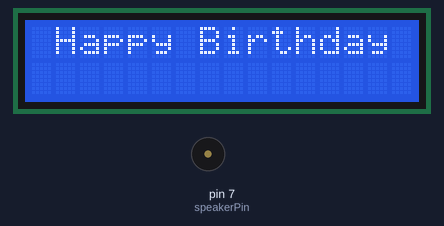
A sketch run on a simulated Arduino Uno, built with avr-gcc and run on an emulated ATmega328P. On the bench: 16×2 character LCD, buzzer (waves = sounding). The local clock reads 2024-03-15 10:24:30 at power-on unless the sketch sets it.

Above: at 2.9 s.
At 6.35 s:
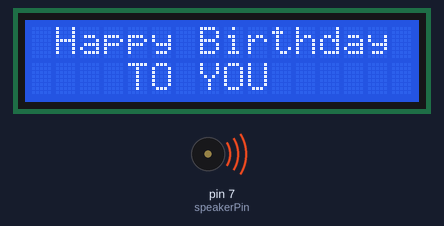
At 19.3 s:
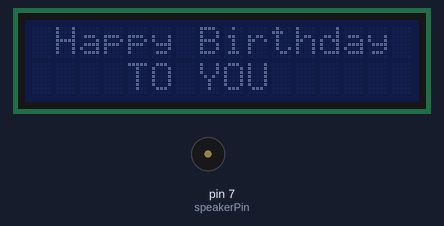
At 38.8 s:
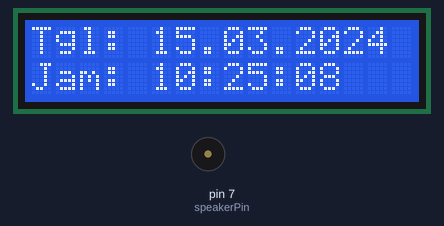
Timing chart, 0 to 40.0 s (numbered marks = the images above):
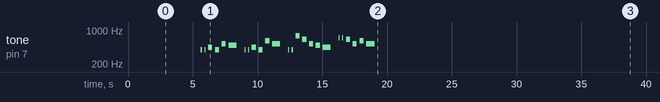

The sketch:

Hadiah_wisuda.ino
```cpp
#include <Wire.h>
#include <LiquidCrystal_I2C.h> // Unduh library LiquidCrystal I2C oleh Frank de Brabander di LIBRARY MANAGER
#include <DS3231.h> // Unduh zip library DS3231

LiquidCrystal_I2C lcd(0x27, 16, 2);  // Atur alamat I2C di antara 0x27 atau 0x3F (hanya salah satu)
DS3231 rtc(SDA, SCL); // Inisialisasi penggunaan I2C untuk DS3231

int speakerPin = 7; // Pin Buzzer
int length = 28; // Jumlah nada
char notes[] = "GGAGcB GGAGdc GGxecBA yyecdc";
int beats[] = {2,2,8,8,8,16,1,2,2,8,8,8,16,1,2,2,8,8,8,8,16,1,2,2,8,8,8,16};
int tempo = 200; // Jeda antar nada
int playCount = 0; // Variabel berapa kali lagu diputar
bool songFinished = false; // Penanda lagu selesai diputar

void playTone(int tone, int duration) {
  for (long i = 0; i < duration * 1000L; i += tone * 2) {
    digitalWrite(speakerPin, HIGH);
    delayMicroseconds(tone);
    digitalWrite(speakerPin, LOW);
    delayMicroseconds(tone);
  }
}

void playNote(char note, int duration) {
  char names[] = {'C', 'D', 'E', 'F', 'G',  'A', 'B',
                   'c', 'd', 'e', 'f', 'g', 'a', 'b',
                   'x', 'y' };
  int tones[] = { 1915, 1700, 1519, 1432, 1275,  1136, 1014,
                   956,  834,  765,  593,  468,  346,  224,
                   655 , 715 };
  int SPEE = 5;

  // Mainkan nada yang sesuai dengan nama not
  for (int i = 0; i < 17; i++) {
    if (names[i] ==  note) {
      int newduration = duration / SPEE;
      playTone(tones[i], newduration);
    }
  }
}

void fadeDisplay() {
  for (int brightness = 0; brightness < 256; ++brightness) {
    lcd.setBacklight(brightness);
    delay(10);
  }
}

void setup() {
  rtc.begin(); // Inisialisasi DS3231
  lcd.init();  // Inisialisasi LCD
  lcd.backlight(); // Menyalakan backlight
 //Pengaturan waktu pada jam
 //rtc.setDate(07, 06, 2024);   //Mengatur tanggal, bulan, dan tahun
 //rtc.setTime(15, 22, 00);     //Mengatur jam, menit, dan detik

  // Menampilkan Teks pada baris pertama. Muncul hurufnya satu per satu.
  lcd.setCursor(0, 0);
  String barissatu = " Happy Birthday";
  for (int i = 0; i < barissatu.length(); i++) {
    lcd.print(barissatu.charAt(i));
    delay(200);  // Jeda antara menampilkan huruf
  }

  delay(500); // Delay dalam milidetik

  // Menampilkan teks pada baris kedua. Muncul hurufnya satu per satu.
  lcd.setCursor(0, 1);
  String barisdua = "    TO YOU";
  for (int i = 0; i < barisdua.length(); i++) {
    lcd.print(barisdua.charAt(i));
    delay(200);  // Jeda antara menampilkan huruf
  }
  pinMode(speakerPin, OUTPUT);
}

void loop() {
  if (!songFinished) {
    // Memutar Lagu
    for (int i = 0; i < length; i++) {
      if (notes[i] == ' ') {
        delay(beats[i] * tempo); // Jeda antar nada
      } else {
        playNote(notes[i],  beats[i] * tempo);
      }
      // Jeda waktu antar nada
      delay(tempo);
    }
    songFinished = true; // Setel penanda bahwa lagu telah selesai diputar
  }

  // Matikan backlight LCD saat lagu berhenti
  lcd.noBacklight();

  // Tunggu 5 detik sebelum menampilkan jam digital
  delay(5000);

  // Nyalakan backlight LCD sebelum menampilkan jam digital
  lcd.backlight();

  // Tampilkan jam digital
  while (true) {
    Time t = rtc.getTime();
    lcd.clear();
    lcd.setCursor(0, 0);
    lcd.print("Tgl: ");
    lcd.print(rtc.getDateStr());
    lcd.setCursor(0, 1);
    lcd.print("Jam: ");
    lcd.print(rtc.getTimeStr());
    delay(1000); // Delay untuk memperbarui jam setiap detik
  }
}
```

Measured:
- by itself, tone on pin 7 (speakerPin): plays 391 Hz for 0.08 s, 391 Hz for 0.08 s, 439 Hz for 0.32 s, 391 Hz for 0.32 s, 521 Hz for 0.32 s, 491 Hz for 0.64 s … (25 notes in this stretch)
- what the display in image 0 shows lasts 1.5 s, from 2.9 s to 4.4 s
- what the display in image 2 shows lasts 5.0 s, from 19.2 s to 24.2 s
